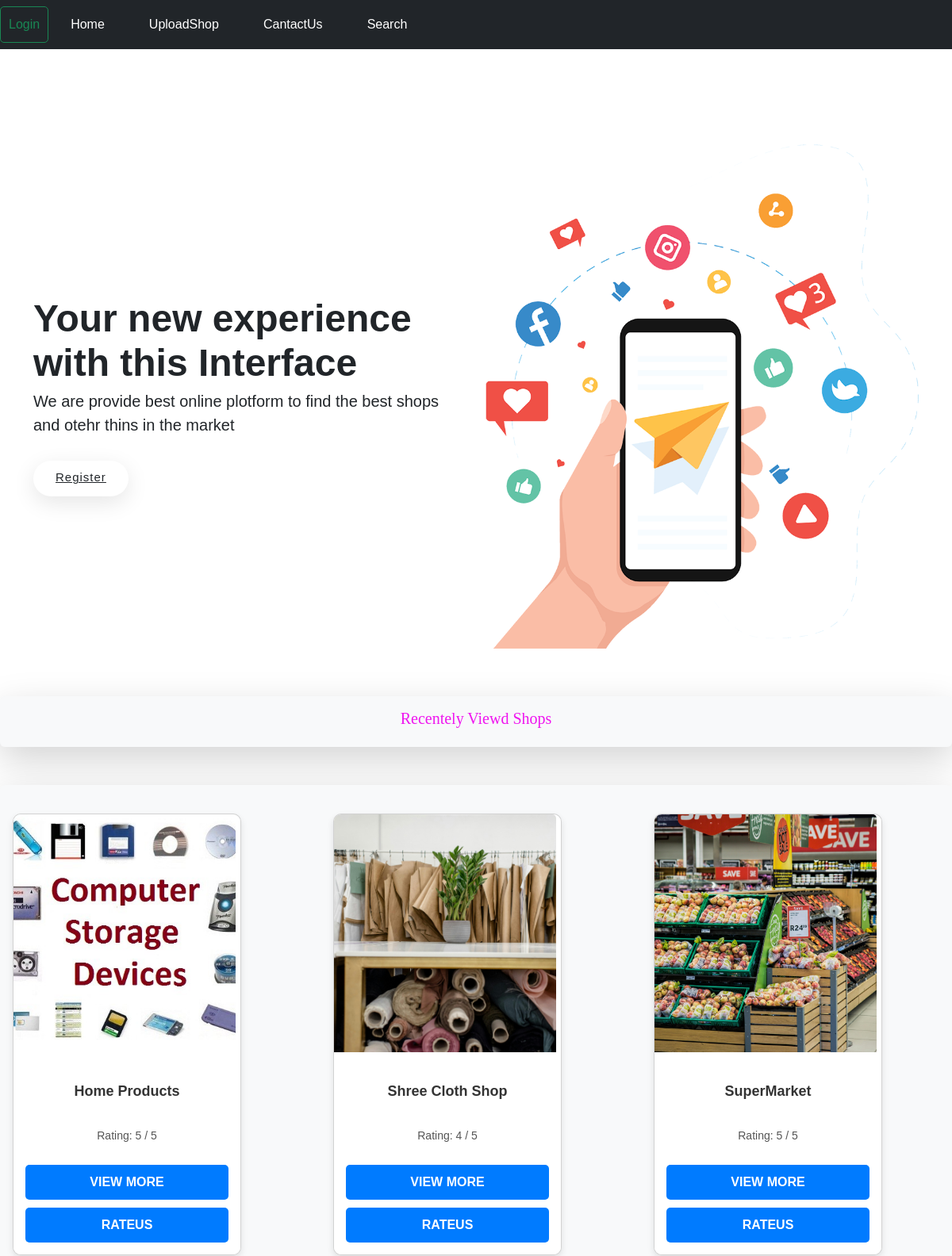
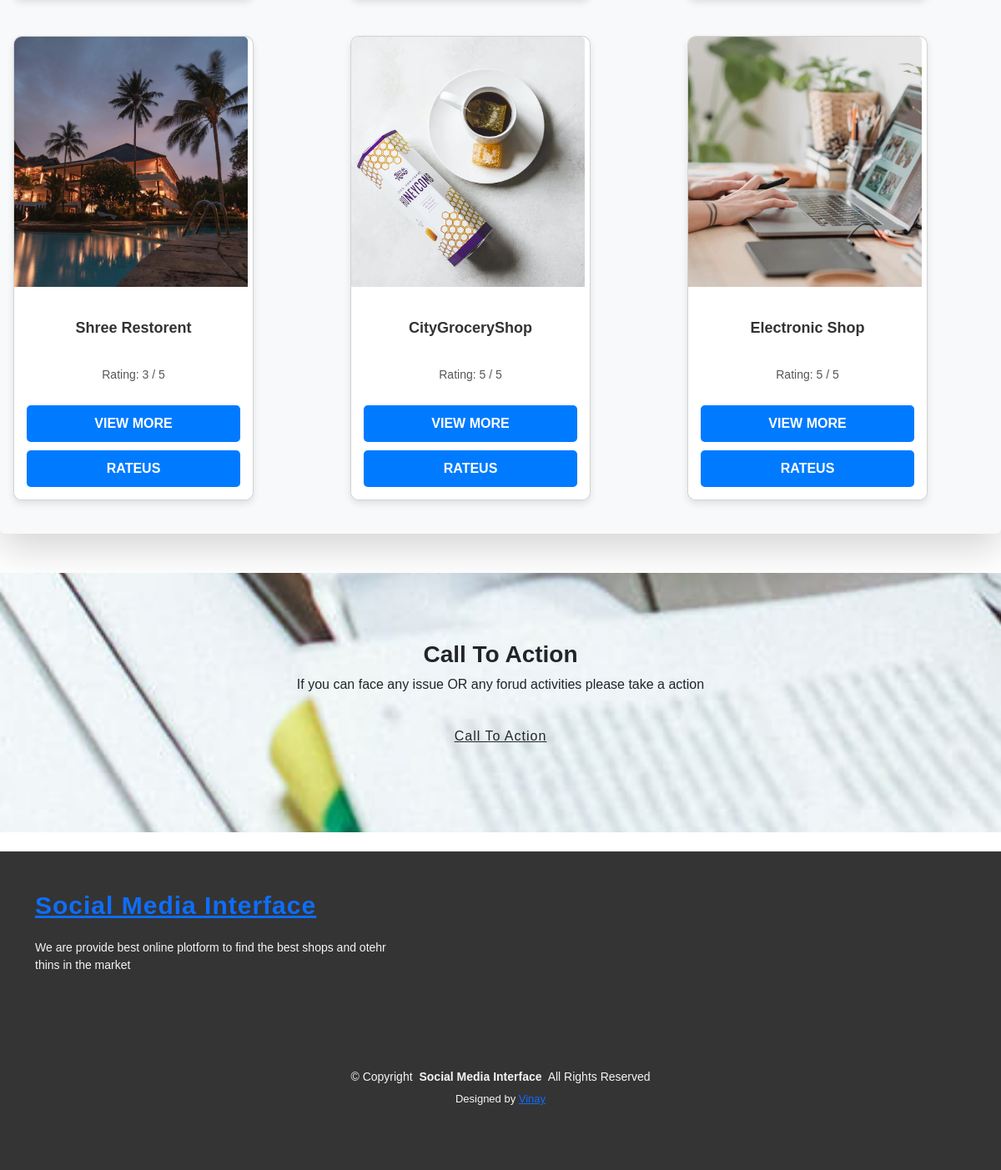
The page / on the database its author committed (2 pictures, top to bottom).
### interfaceapp/models.py (models this page shows, shortened)
class Shop(models.Model):
    CATEGORY_CHOICES = [
    ('electronics', 'Electronics'),
    ('clothing', 'Clothing'),
    ('restaurants', 'Restaurants'),
    ('grocery', 'Grocery'),
    ('furniture', 'Furniture'),
    ('beauty', 'Beauty & Personal Care'),
    ('books', 'Books'),
    ('sports', 'Sports Equipment'),
    ('toys', 'Toys & Games'),
    ('automotive', 'Automotive'),
    ('home_appliances', 'Home Appliances'),
    ('jewelry', 'Jewelry'),
    ('healthcare', 'Healthcare'),
    ('pet_supplies', 'Pet Supplies'),
    ('pharmacy', 'Pharmacy'),
    ('toiletries', 'Toiletries'),
    ('kitchenware', 'Kitchenware'),
    ('gardening', 'Gardening'),
    ('flowers', 'Flowers & Plants'),
    ('crafts', 'Crafts & DIY'),
    ('music', 'Musical Instruments'),
    ('office_supplies', 'Office Supplies'),
    ('watches', 'Watches'),
    ('liquor', 'Liquor'),
    ('baby_products', 'Baby Products'),
    ('shoes', 'Shoes'),
    ('bags', 'Bags & Luggage'),
    ('accessories', 'Fashion Accessories'),
    ('hardware', 'Hardware'),
    ('technology', 'Technology'),
    ('gaming', 'Gaming'),
    ('supermarket', 'Supermarket'),
    ('bakery', 'Bakery'),
    ('butcher', 'Butcher'),
    ('fish_market', 'Fish Market'),
    ('frozen_food', 'Frozen Food'),
    ('organic', 'Organic Products'),
    ('dairy', 'Dairy'),
    ('convenience_store', 'Convenience Store'),
    ('cosmetics', 'Cosmetics'),
    ('cell_phones', 'Cell Phones'),
    ('fabrics', 'Fabrics & Textiles'),
    ('cleaning_supplies', 'Cleaning Supplies'),
    ('toys_games', 'Toys & Games'),
    ('frozen_items', 'Frozen Items'),
    ('art', 'Art Supplies'),
    ('bikes', 'Bicycles & Accessories'),
    ('liquor_store', 'Liquor Store'),
    ('gourmet', 'Gourmet Foods'),
    ('specialty_foods', 'Specialty Foods'),
    ('shaving_supplies', 'Shaving Supplies'),
    ('wine', 'Wine & Spirits'),
    ('vape', 'Vape Products'),
    ('craft_beer', 'Craft Beer'),
    ('sunglasses', 'Sunglasses'),
]
    user = models.ForeignKey(User, related_name="Shop", on_delete=models.CASCADE)
    shop_name = models.CharField(max_length=100)
    cateory = models.CharField(choices=CATEGORY_CHOICES,max_length=50)
    description = models.TextField()
    cantact_email = models.EmailField()
    cantact_phone = models.CharField(max_length=20)
    address = models.TextField()
    lattitude = models.FloatField()
    langitude = models.FloatField()
    working_ours = models.CharField(max_length=100)
    payment_methods = models.CharField(max_length=10)
    image = models.ImageField(upload_to='shops/images/')

class Review(models.Model):
    shop = models.ForeignKey(Shop, related_name="reviews", on_delete=models.CASCADE)
    user = models.ForeignKey(User, related_name="reviews", on_delete=models.CASCADE)
    rating = models.IntegerField()
    review_text = models.TextField()
    created_at = models.DateTimeField(auto_now_add=True)
    class Meta:
        ordering = ['created_at']

### interfaceapp/views.py (the view)
# urls.py: path('', views.shop_list, name='shop_list'),
def shop_list(request):
    shops = Shop.objects.all()
    search_query = request.GET.get('search', '')
    if search_query:
        shops = shops.filter(shop_name__icontains=search_query)  # Simple search by name
    return render(request, 'shop_list.html', {'shops': shops})

### templates/shop_list.html (shortened to what this page needs)
{% load static %}
<!DOCTYPE html>
<html lang="en">
<head>
    <link href="https://cdn.jsdelivr.net/npm/bootstrap@5.3.0-alpha1/dist/css/bootstrap.min.css" rel="stylesheet">
</head>
<body>
    <nav class="navbar navbar-expand-lg navbar-dark bg-dark">
                {% if user.is_authenticated %}
                <a class="btn btn-outline-success my-2 my-sm-0" style="width: fit-content;"   href="{% url 'logout' %}">Lagout</a>
                {% else %}
                <a class="btn btn-outline-success my-2 my-sm-0" style="width: fit-content;" href="{% url 'login' %}">Login</a>
                {% endif %}
        <div class="collapse navbar-collapse" id="navbarNav">
            <ul class="navbar-nav">
                <li class="nav-item active">
                    <a class="nav-link active" href="{% url 'shop_list' %}">Home</a>
                </li>
                <li class="nav-item active">
                    <a class="nav-link active" href="{% url 'add_shop' %}">UploadShop</a>
                </li>
                <li class="nav-item active">
                    <a class="nav-link active" href="{% url 'cantact' %}">CantactUs</a>
                </li>
                <li class="nav-item active">
                    <a class="nav-link active" href="{% url 'shop_search' %}">Search</a>
                </li>
            </ul>
        </div>
    </nav>
    <section id="hero" class="hero section dark-background">
        <div class="container">
          <div class="row gy-4">
            <div class="col-lg-6 order-2 order-lg-1 d-flex flex-column justify-content-center" data-aos="fade-in">
              <h1>Your new  experience with this Interface</h1>
              <p>We are provide best online plotform to find the best shops and otehr thins in the market</p>
              <div class="d-flex">
                <a href="{% url 'signup' %}" class="btn-get-started">Register</a>
              </div>
            </div>
            <div class="col-lg-6 order-1 order-lg-2 hero-img" data-aos="zoom-out" data-aos-delay="100">
              <img src="{%static '/images/hero-img.png'%}"class="img-fluid animated" alt="">
            </div>
          </div>
        </div>
      </section>
    <div class="shadow-lg p-3 mb-5 bg-body-tertiary rounded" class="container" style="text-align: center; font-family: Arial Rounded MT Bold ; color: rgb(239, 21, 239);" id = "new">
        <h5>Recentely Viewd Shops</h5>
    </div>
    <div class="shadow-lg p-3 mb-5 bg-body-tertiary rounded"id = "card">
        <div class="row" id="card-row">
            {% for shop in shops %}
                <div class="col-md-4" id="col-row">
                    <div  class="card mb-4" style="width: 18rem;">
                        <img src="{{ shop.image.url }}" class="card-img-top" alt="{{ shop.shop_name }}" style="height: 300px; object-fit: cover; width: 280px ;">
                        <div class="card-body">
                          <br>
                            <h5 class="card-title" style="text-align: center;">{{ shop.shop_name }}</h5>
                          <br>
                            <p class="card-text" style="text-align: center;">
                                Rating:
                            {% with shop.reviews.all|dictsort:"rating"|last as last_review %}
                                {% if last_review %}
                                    {{ last_review.rating }} / 5
                                {% else %}
                                    No ratings yet
                                {% endif %}
                            {% endwith %}
                            </p>
                        <a href="{% url 'shop_detail' shop.id %}" class="btn btn-primary">View More</a>
                            <a href="{% url 'submit_review' shop.id %}" class="btn btn-primary">RateUs</a>
                        </div>
                    </div>
                </div>
            {% endfor %}
        </div>
    </div>
    <section id="call-to-action" class="call-to-action section dark-background">
      <div class="container">
        <div class="row justify-content-center" data-aos="zoom-in" data-aos-delay="100">
          <div class="col-xl-10">
            <div class="text-center">
              <h3>Call To Action</h3>
              <p>If you can face any issue OR any forud activities please take a action </p>
              <a class="cta-btn" href="{% url 'cantact'%}">Call To Action</a>
            </div>
          </div>
        </div>
      </div>
    </section>
    <br>
    <footer id="footer" class="footer dark-background">
      <div class="container footer-top">
        <div class="row gy-4">
          <div class="col-lg-5 col-md-12 footer-about">
            <a href="shop_list.html.html" class="logo d-flex align-items-center">
              <span class="sitename">Social Media Interface</span>
            </a>
            <p>We are provide best online plotform to find the best shops and otehr thins in the market</p>
            <div class="social-links d-flex mt-4">
              <a href=""></a>
              <a href=""></a>
              <a href=""></a>
              <a href=""></a>
            </div>
          </div>
      </div>
      <div class="container copyright text-center mt-4">
        <p>© <span>Copyright</span> <strong class="px-1 sitename" href = "#">Social Media Interface</strong> <span>All Rights Reserved</span></p>
        <div class="credits">
          Designed by <a href="#"> Vinay</a>
        </div>
      </div>
    </footer>
</body>
</html>

### templates/shop_list.html (style rules this page uses)
body { font-family: Arial, sans-serif; margin: 0; padding: 0; }
nav { background-color: #333; padding: 10px 0; text-align: center; }
nav ul { list-style: none; margin: 0; padding: 0; }
nav ul li { display: inline; margin: 0 20px; }
nav ul li a { color: white; text-decoration: none; font-size: 18px; }
.hero { width: 100%; min-height: 70vh; position: relative; padding: 120px 0 60px 0; display: flex; align-items: center; }
.hero h1 { margin: 0; font-size: 48px; font-weight: 700; line-height: 56px; color: color-mix(in srgb, var(--heading-color), transparent 20%); }
.hero p { color: color-mix(in srgb, var(--default-color), transparent 30%); margin: 5px 0 30px 0; font-size: 20px; font-weight: 400; }
.hero .btn-get-started { color: var(--contrast-color); background: var(--accent-color); font-family: var(--heading-font); font-weight: 400; font-size: 15px; letter-spacing: 1px; display: inline-block; padding: 10px 28px 12px 28px; border-radius: 50px; transition: 0.5s; box-shadow: 0 8px 28px rgba(0, 0, 0, 0.1); }
.hero .animated { animation: up-down 2s ease-in-out infinite alternate-reverse both; }
#card { padding: 20px; background-color: hwb(210 97% 2%); }
#card-row { display: grid; grid-template-columns: repeat(3, 1fr); gap: 20px; margin-top: 20px; }
.card { border-radius: 10px; box-shadow: 0 4px 8px rgba(0, 0, 0, 0.1); overflow: hidden; background-color: #fff; }
.card-img-top { width: 100%; height: 200px; object-fit: cover; }
.card-body { padding: 15px; background-color: #ffffff; }
.card-title { font-size: 18px; font-weight: bold; color: #333; margin-bottom: 10px; }
.card-text { font-size: 14px; color: #555; }
.btn { width: 100%; padding: 10px; margin-top: 10px; border-radius: 5px; text-align: center; }
.btn-primary { background-color: #007bff; color: white; border: none; text-transform: uppercase; font-weight: bold; }
.call-to-action { padding: 80px 0; position: relative; clip-path: inset(0); }
.call-to-action:before { content: ""; background: color-mix(in srgb, var(--background-color), transparent 50%); position: absolute; inset: 0; z-index: 2; }
.call-to-action .container { position: relative; z-index: 3; }
.call-to-action h3 { font-size: 28px; font-weight: 700; color: var(--default-color); }
.call-to-action p { color: var(--default-color); }
.call-to-action .cta-btn { font-family: var(--heading-font); font-weight: 500; font-size: 16px; letter-spacing: 1px; display: inline-block; padding: 12px 40px; border-radius: 50px; transition: 0.3s; margin: 10px; border: 2px solid var(--contrast-color); color: var(--contrast-color); }
.footer { color: whitesmoke; background-color: rgb(53, 52, 52); font-size: 14px; padding-bottom: 50px; position: relative; }
.footer .footer-top { padding-top: 50px; border-top: 1px solid color-mix(in srgb, var(--default-color), transparent 90%); }
.footer .footer-about .logo { line-height: 1; margin-bottom: 25px; }
.footer .footer-about .logo span { color: var(--heading-color); font-size: 30px; font-weight: 700; letter-spacing: 1px; font-family: var(--heading-font); }
.footer .footer-about p { font-size: 14px; font-family: var(--heading-font); }
.footer .social-links a { display: flex; align-items: center; justify-content: center; width: 40px; height: 40px; border-radius: 50%; border: 1px solid color-mix(in srgb, var(--default-color), transparent 50%); font-size: 16px; color: color-mix(in srgb, var(--default-color), transparent 50%); margin-right: 10px; transition: 0.3s; }
.footer .copyright { padding-top: 25px; padding-bottom: 25px; background-color: color-mix(in srgb, var(--default-color), transparent 95%); }
.footer .copyright p { margin-bottom: 0; }
.footer .credits { margin-top: 6px; font-size: 13px; }

### rows shown on the page
Shop: image (picture), shop_name "Home Products"
Review: rating "5"
Shop: image (picture), shop_name "Shree Cloth Shop"
Review: rating "4"
Shop: image (picture), shop_name "SuperMarket"
Review: rating "5"
Shop: image (picture), shop_name "Shree Restorent"
Review: rating "3"
Shop: image (picture), shop_name "CityGroceryShop"
Review: rating "5"
Shop: image (picture), shop_name "Electronic Shop"
Review: rating "5"
